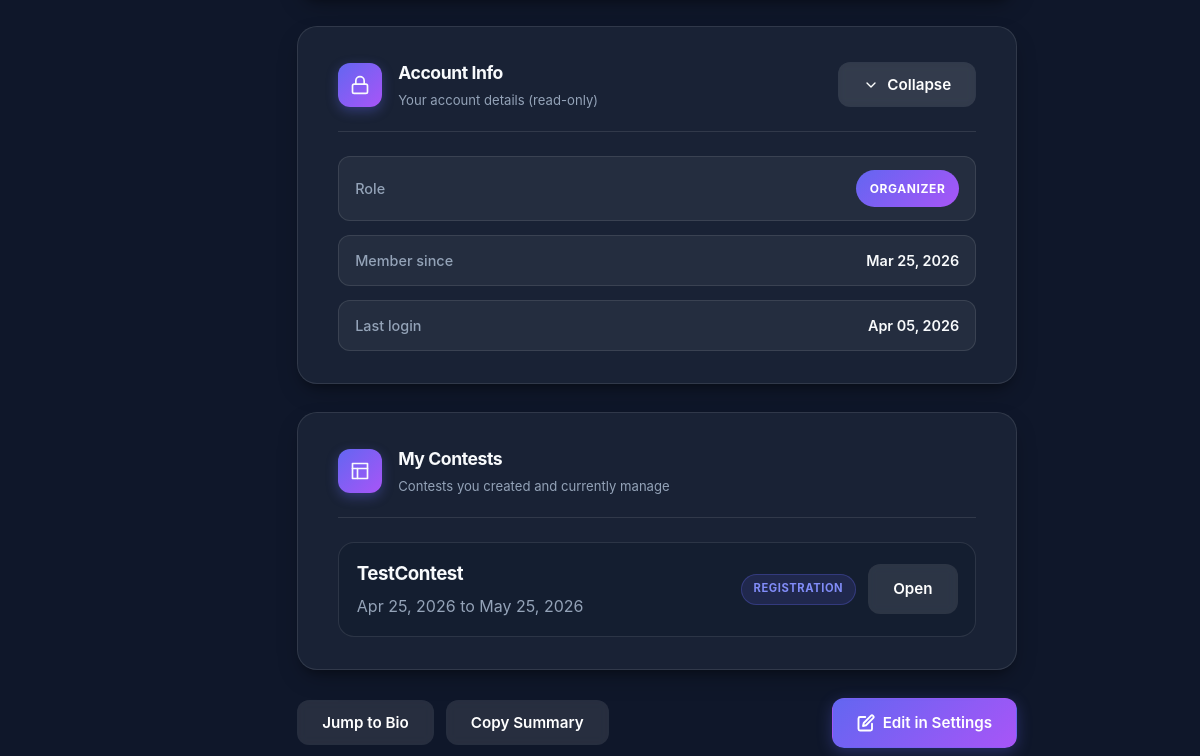
Before: /profile/ (signed in, lower part) with the older database file.
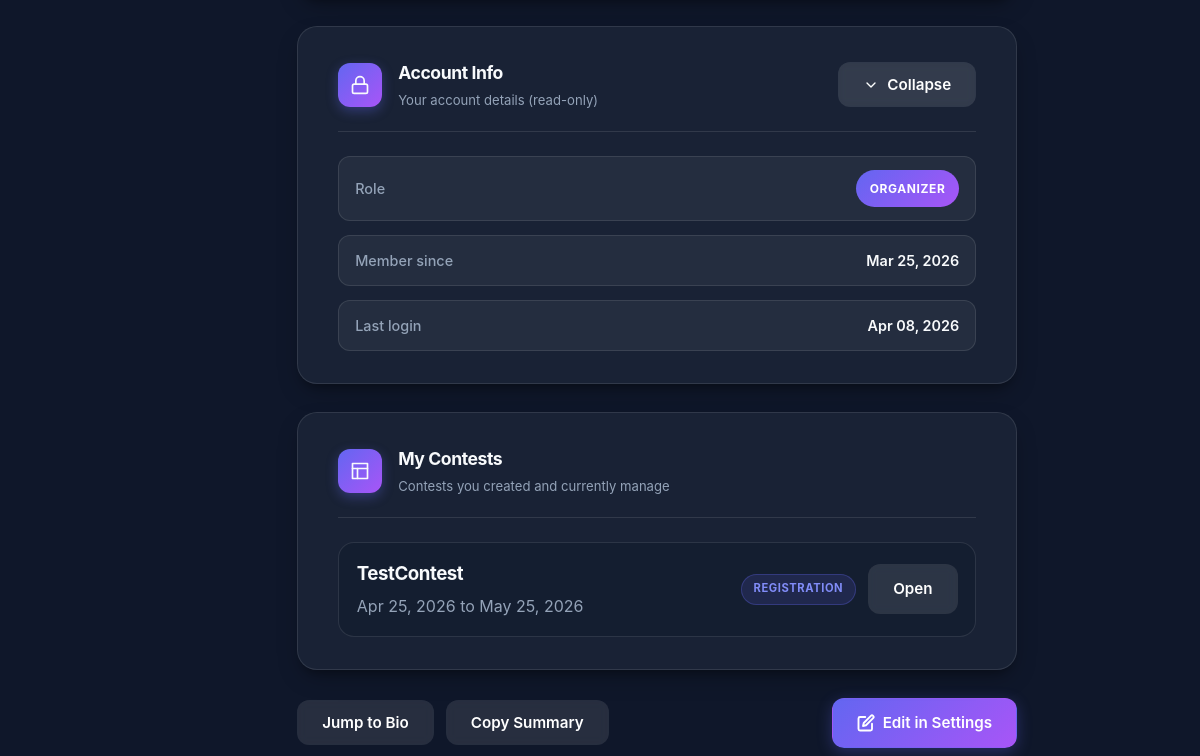
After: the same page with the newer database file.
### app/models.py (models this page shows, shortened)
class User(AbstractUser):
    class Role(models.TextChoices):
        ORGANIZER = "ORGANIZER", "Organizer"
        JURY = "JURY", "Jury"
        PARTICIPANT = "PARTICIPANT", "Participant"
    username = models.CharField(max_length=20, unique=True)
    bio = models.CharField(max_length=200, blank=True)
    role = models.CharField(choices=Role.choices, default=Role.PARTICIPANT)
    def is_organizer(self):
        return self.role == self.Role.ORGANIZER
    def is_jury(self):
        return self.role == self.Role.JURY
    def is_participant(self):
        return self.role == self.Role.PARTICIPANT

### app/views.py (the view, shortened to what this page needs)
# urls.py: path("profile/", views.ProfileView.as_view(), name="profile"),
class ProfileView(RedirectToRegisterMixin, View):
    def _build_context(self, request, form, saved=False):
        user = request.user
        context = {
            "form": form,
            "saved": saved,
        }
        if user.is_participant():
            teams = (
                Team.objects.filter(participants=user)
                .prefetch_related("teams_in_contests")
                .order_by("name")
                .distinct()
            )
            captained_team_ids = set(user.captained_teams.values_list("id", flat=True))
            participant_team_rows = []
            for team in teams:
                contests = list(team.teams_in_contests.exclude(status=Contest.Status.DRAFT).order_by("-start_date", "name"))
                if contests:
                    for contest in contests:
                        participant_team_rows.append(
                            {
                                "team": team,
                                "contest": contest,
                                "is_captain": team.id in captained_team_ids,
                            }
                        )
                else:
                    participant_team_rows.append(
                        {
                            "team": team,
                            "contest": None,
                            "is_captain": team.id in captained_team_ids,
                        }
                    )
            leaderboard_entries = (
                LeaderboardEntry.objects.filter(team__participants=user)
                .select_related("contest", "team")
                .order_by("contest__start_date", "rank", "team__name")
            )
            context.update(
                participant_team_rows=participant_team_rows,
                leaderboard_entries=leaderboard_entries,
            )
        elif user.is_organizer():
            organized_contests = user.organized_contests.order_by("-start_date", "name")
            context.update(organized_contests=organized_contests)
        return context
    def get(self, request):
        form = ProfileBioForm(instance=request.user)
        return render(
            request,
            "app/profile.html",
            self._build_context(request, form, saved=request.GET.get("saved") == "1"),
        )

### app/context_processors.py (called while the page is built)
def notification_count(request):
    if request.user.is_authenticated:
        return {
            'unread_notification_count': request.user.notifications.filter(is_read=False).count()
        }
    return {'unread_notification_count': 0}

### app/templates/app/profile.html (shortened to what the changed rows need)
{% load static %}
<!DOCTYPE html>
<html lang="en">
<head>
    <link rel="stylesheet" href="{% static 'css/common.css' %}">
    <link rel="stylesheet" href="{% static 'css/settings.css' %}">
    <link rel="stylesheet" href="{% static 'css/home.css' %}">
    <link href="{% static 'fonts/origin.css' %}" rel="stylesheet">
</head>
<body>
    {% include 'app/nav.html' %}
    <main class="dashboard-container" style="display: flex; flex-direction: column; align-items: flex-start;">
        <div class="settings-layout" style="width: 100%; max-width: 720px; margin: 0;">
            <section class="settings-card">
                <div class="settings-card__header">
                    <div>
                        <h2 class="settings-card__title">Account Info</h2>
                    </div>
                </div>
                <div class="settings-info-grid collapsible-content" id="profileInfoPanel">
                    <div class="settings-info-item">
                        <span class="settings-info-item__value">
                            <span class="role-badge">{{ user.get_role_display }}</span>
                        </span>
                    </div>
                    <div class="settings-info-item">
                        <span class="settings-info-item__label">Member since</span>
                        <span class="settings-info-item__value">{{ user.date_joined|date:"M d, Y" }}</span>
                    </div>
                    <div class="settings-info-item">
                        <span class="settings-info-item__label">Last login</span>
                        <span class="settings-info-item__value">{{ user.last_login|date:"M d, Y" }}</span>
                    </div>
                </div>
            </section>
            {% if user.is_participant %}
            <section class="settings-card">
                <div class="settings-card__header">
                    <div class="settings-card__icon">
                        <svg width="20" height="20" viewBox="0 0 24 24" fill="none" stroke="currentColor"
                            stroke-width="2" stroke-linecap="round" stroke-linejoin="round">
                            <path d="M17 21v-2a4 4 0 0 0-4-4H5a4 4 0 0 0-4 4v2"></path>
                            <circle cx="9" cy="7" r="4"></circle>
                            <path d="M23 21v-2a4 4 0 0 0-3-3.87"></path>
                            <path d="M16 3.13a4 4 0 0 1 0 7.75"></path>
                        </svg>
                    </div>
                    <div>
                        <h2 class="settings-card__title">My Teams</h2>
                        <p class="settings-card__subtitle">Teams and contests you participate in</p>
                    </div>
                </div>
                {% if participant_team_rows %}
                <div class="profile-list">
                    {% for row in participant_team_rows %}
                    <article class="profile-list__item">
                        <div>
                            <h3>{{ row.team.name }}</h3>
                            <p>
                                {% if row.contest %}
                                Contest: {{ row.contest.name }}
                                {% else %}
                                Contest not assigned yet
                                {% endif %}
                            </p>
                        </div>
                        <span class="role-badge">{{ row.is_captain|yesno:"Captain,Member" }}</span>
                    </article>
                    {% endfor %}
                </div>
                {% else %}
                <div class="empty-state profile-empty-state">
                    <p>You are not part of any teams yet.</p>
                </div>
                {% endif %}
            </section>
            <section class="settings-card">
                <div class="settings-card__header">
                    <div class="settings-card__icon">
                        <svg width="20" height="20" viewBox="0 0 24 24" fill="none" stroke="currentColor"
                            stroke-width="2" stroke-linecap="round" stroke-linejoin="round">
                            <path d="M8 21h8"></path>
                            <path d="M12 17v4"></path>
                            <path d="M7 4h10"></path>
                            <path d="M17 4v4a5 5 0 0 1-10 0V4"></path>
                        </svg>
                    </div>
                    <div>
                        <h2 class="settings-card__title">Leaderboard History</h2>
                        <p class="settings-card__subtitle">Placements and scores from completed contests</p>
                    </div>
                </div>
                {% if leaderboard_entries %}
                <div class="profile-table-wrap">
                    <table class="profile-table">
                        <thead>
                            <tr>
                                <th>Contest</th>
                                <th>Team</th>
                                <th>Rank</th>
                                <th>Total score</th>
                            </tr>
                        </thead>
                        <tbody>
                            {% for entry in leaderboard_entries %}
                            <tr>
                                <td>{{ entry.contest.name }}</td>
                                <td>{{ entry.team.name }}</td>
                                <td>{{ entry.rank_display }}</td>
                                <td>{{ entry.total_score }}</td>
                            </tr>
                            {% endfor %}
                        </tbody>
                    </table>
                </div>
                {% else %}
                <div class="empty-state profile-empty-state">
                    <p>No leaderboard results available yet.</p>
                </div>
                {% endif %}
            </section>
            {% elif user.is_organizer %}
            <section class="settings-card">
                <div class="settings-card__header">
                    <div>
                        <h2 class="settings-card__title">My Contests</h2>
                    </div>
                </div>
            </section>
            {% endif %}
        </div>
    </main>
</body>
</html>

Changed rows visible on the page:
changed User "ORGANIZER": last_login "Apr 05, 2026" → "Apr 08, 2026"
